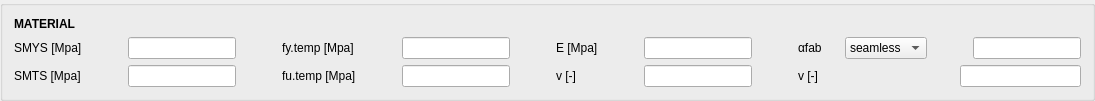
        <widget class="QGroupBox" name="materialBox">
         <property name="title">
          <string/>
         </property>
         <property name="flat">
          <bool>true</bool>
         </property>
         <layout class="QGridLayout" name="gridLayout_3">
          <item row="0" column="0">
           <widget class="QLabel" name="label_4">
            <property name="font">
             <font>
              <weight>75</weight>
              <bold>true</bold>
             </font>
            </property>
            <property name="text">
             <string>MATERIAL</string>
            </property>
           </widget>
          </item>
          <item row="1" column="0">
           <layout class="QHBoxLayout" name="horizontalLayout_43">
            <item>
             <layout class="QVBoxLayout" name="verticalLayout_2">
              <item>
               <layout class="QHBoxLayout" name="horizontalLayout_11">
                <item>
                 <widget class="QLabel" name="SMYS_label">
                  <property name="styleSheet">
                   <string notr="true">selection-background-color: rgb(32, 47, 255);</string>
                  </property>
                  <property name="text">
                   <string>SMYS [Mpa]</string>
                  </property>
                 </widget>
                </item>
                <item>
                 <spacer name="horizontalSpacer_40">
                  <property name="orientation">
                   <enum>Qt::Horizontal</enum>
                  </property>
                  <property name="sizeHint" stdset="0">
                   <size>
                    <width>40</width>
                    <height>20</height>
                   </size>
                  </property>
                 </spacer>
                </item>
                <item>
                 <widget class="QLineEdit" name="SMYS_lineEdit"/>
                </item>
               </layout>
              </item>
              <item>
               <layout class="QHBoxLayout" name="horizontalLayout_16">
                <item>
                 <widget class="QLabel" name="SMTS_label">
                  <property name="styleSheet">
                   <string notr="true">selection-background-color: rgb(32, 47, 255);</string>
                  </property>
                  <property name="text">
                   <string>SMTS [Mpa]</string>
                  </property>
                 </widget>
                </item>
                <item>
                 <spacer name="horizontalSpacer_41">
                  <property name="orientation">
                   <enum>Qt::Horizontal</enum>
                  </property>
                  <property name="sizeHint" stdset="0">
                   <size>
                    <width>40</width>
                    <height>20</height>
                   </size>
                  </property>
                 </spacer>
                </item>
                <item>
                 <widget class="QLineEdit" name="SMTS_lineEdit"/>
                </item>
               </layout>
              </item>
             </layout>
            </item>
            <item>
             <spacer name="horizontalSpacer_17">
              <property name="orientation">
               <enum>Qt::Horizontal</enum>
              </property>
              <property name="sizeType">
               <enum>QSizePolicy::Fixed</enum>
              </property>
              <property name="sizeHint" stdset="0">
               <size>
                <width>40</width>
                <height>20</height>
               </size>
              </property>
             </spacer>
            </item>
            <item>
             <layout class="QVBoxLayout" name="verticalLayout_3">
              <item>
               <layout class="QHBoxLayout" name="horizontalLayout_10">
                <item>
                 <widget class="QLabel" name="fytemp_label">
                  <property name="styleSheet">
                   <string notr="true">selection-background-color: rgb(32, 47, 255);</string>
                  </property>
                  <property name="text">
                   <string>fy.temp [Mpa]</string>
                  </property>
                 </widget>
                </item>
                <item>
                 <spacer name="horizontalSpacer_42">
                  <property name="orientation">
                   <enum>Qt::Horizontal</enum>
                  </property>
                  <property name="sizeHint" stdset="0">
                   <size>
                    <width>40</width>
                    <height>20</height>
                   </size>
                  </property>
                 </spacer>
                </item>
                <item>
                 <widget class="QLineEdit" name="fytemp_lineEdit"/>
                </item>
               </layout>
              </item>
              <item>
               <layout class="QHBoxLayout" name="horizontalLayout_17">
                <item>
                 <widget class="QLabel" name="futemp_label">
                  <property name="styleSheet">
                   <string notr="true">selection-background-color: rgb(32, 47, 255);</string>
                  </property>
                  <property name="text">
                   <string>fu.temp [Mpa]</string>
                  </property>
                 </widget>
                </item>
                <item>
                 <spacer name="horizontalSpacer_43">
                  <property name="orientation">
                   <enum>Qt::Horizontal</enum>
                  </property>
                  <property name="sizeHint" stdset="0">
                   <size>
                    <width>40</width>
                    <height>20</height>
                   </size>
                  </property>
                 </spacer>
                </item>
                <item>
                 <widget class="QLineEdit" name="futemp_lineEdit"/>
                </item>
               </layout>
              </item>
             </layout>
            </item>
            <item>
             <spacer name="horizontalSpacer_18">
              <property name="orientation">
               <enum>Qt::Horizontal</enum>
              </property>
              <property name="sizeType">
               <enum>QSizePolicy::Fixed</enum>
              </property>
              <property name="sizeHint" stdset="0">
               <size>
                <width>40</width>
                <height>20</height>
               </size>
              </property>
             </spacer>
            </item>
            <item>
             <layout class="QVBoxLayout" name="verticalLayout_4">
              <item>
               <layout class="QHBoxLayout" name="horizontalLayout_12">
                <item>
                 <widget class="QLabel" name="E_label">
                  <property name="styleSheet">
                   <string notr="true">selection-background-color: rgb(32, 47, 255);</string>
                  </property>
                  <property name="text">
                   <string>E [Mpa]</string>
                  </property>
                 </widget>
                </item>
                <item>
                 <spacer name="horizontalSpacer_44">
                  <property name="orientation">
                   <enum>Qt::Horizontal</enum>
                  </property>
                  <property name="sizeHint" stdset="0">
                   <size>
                    <width>40</width>
                    <height>20</height>
                   </size>
                  </property>
                 </spacer>
                </item>
                <item>
                 <widget class="QLineEdit" name="E_lineEdit"/>
                </item>
               </layout>
              </item>
              <item>
               <layout class="QHBoxLayout" name="horizontalLayout_13">
                <item>
                 <widget class="QLabel" name="v_label">
                  <property name="styleSheet">
                   <string notr="true">selection-background-color: rgb(32, 47, 255);</string>
                  </property>
                  <property name="text">
                   <string>v [-]    </string>
                  </property>
                 </widget>
                </item>
                <item>
                 <spacer name="horizontalSpacer_45">
                  <property name="orientation">
                   <enum>Qt::Horizontal</enum>
                  </property>
                  <property name="sizeHint" stdset="0">
                   <size>
                    <width>40</width>
                    <height>20</height>
                   </size>
                  </property>
                 </spacer>
                </item>
                <item>
                 <widget class="QLineEdit" name="v_lineEdit"/>
                </item>
               </layout>
              </item>
             </layout>
            </item>
            <item>
             <spacer name="horizontalSpacer_19">
              <property name="orientation">
               <enum>Qt::Horizontal</enum>
              </property>
              <property name="sizeType">
               <enum>QSizePolicy::Fixed</enum>
              </property>
              <property name="sizeHint" stdset="0">
               <size>
                <width>40</width>
                <height>20</height>
               </size>
              </property>
             </spacer>
            </item>
            <item>
             <layout class="QVBoxLayout" name="verticalLayout">
              <item>
               <layout class="QHBoxLayout" name="horizontalLayout_39">
                <item>
                 <widget class="QLabel" name="alpha_fab_label">
                  <property name="styleSheet">
                   <string notr="true">selection-background-color: rgb(32, 47, 255);</string>
                  </property>
                  <property name="text">
                   <string>αfab     </string>
                  </property>
                 </widget>
                </item>
                <item>
                 <widget class="QComboBox" name="comboBox">
                  <item>
                   <property name="text">
                    <string>seamless</string>
                   </property>
                  </item>
                  <item>
                   <property name="text">
                    <string>UO,TRB</string>
                   </property>
                  </item>
                  <item>
                   <property name="text">
                    <string>UOE</string>
                   </property>
                  </item>
                 </widget>
                </item>
                <item>
                 <spacer name="horizontalSpacer_47">
                  <property name="orientation">
                   <enum>Qt::Horizontal</enum>
                  </property>
                  <property name="sizeType">
                   <enum>QSizePolicy::Fixed</enum>
                  </property>
                  <property name="sizeHint" stdset="0">
                   <size>
                    <width>40</width>
                    <height>20</height>
                   </size>
                  </property>
                 </spacer>
                </item>
                <item>
                 <widget class="QLineEdit" name="alpha_fab_lineEdit"/>
                </item>
               </layout>
              </item>
              <item>
               <layout class="QHBoxLayout" name="horizontalLayout_44">
                <item>
                 <widget class="QLabel" name="v_label_3">
                  <property name="styleSheet">
                   <string notr="true">selection-background-color: rgb(32, 47, 255);</string>
                  </property>
                  <property name="text">
                   <string>v [-]    </string>
                  </property>
                 </widget>
                </item>
                <item>
                 <spacer name="horizontalSpacer_46">
                  <property name="orientation">
                   <enum>Qt::Horizontal</enum>
                  </property>
                  <property name="sizeHint" stdset="0">
                   <size>
                    <width>40</width>
                    <height>20</height>
                   </size>
                  </property>
                 </spacer>
                </item>
                <item>
                 <widget class="QLineEdit" name="v_lineEdit_3"/>
                </item>
               </layout>
              </item>
             </layout>
            </item>
           </layout>
          </item>
         </layout>
        </widget>
